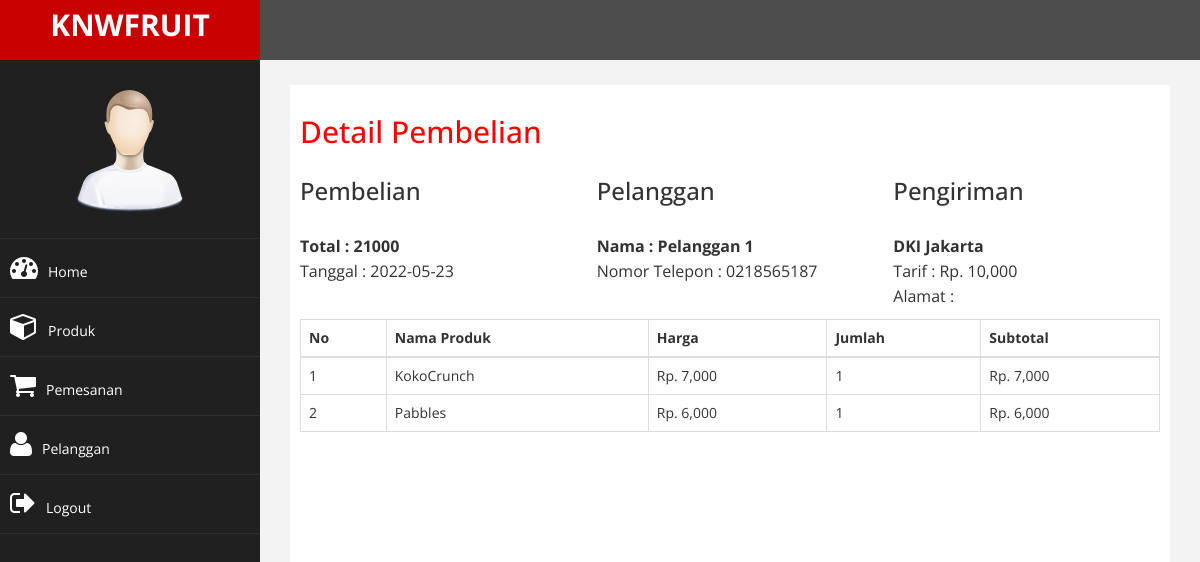
The page /admin/index.php?halaman=detail&id=17 (signed in) on the database its author committed.
### tables this page shows
CREATE TABLE `pemesanan` (
  `id_pembelian` int(11) NOT NULL,
  `id_pelanggan` int(11) NOT NULL,
  `id_ongkir` int(11) NOT NULL,
  `tanggal_pemesanan` date NOT NULL,
  `total_pemesanan` int(11) NOT NULL,
  `nama_kota` varchar(15) NOT NULL,
  `tarif` int(11) NOT NULL,
  `alamat_pengiriman` text NOT NULL,
  `status_pemesanan` varchar(15) NOT NULL DEFAULT 'pending'
);

CREATE TABLE `pelanggan` (
  `id_pelanggan` int(11) NOT NULL,
  `email_pelanggan` varchar(50) NOT NULL,
  `password_pelanggan` varchar(15) NOT NULL,
  `nama_pelanggan` varchar(50) NOT NULL,
  `telepon_pelanggan` varchar(15) NOT NULL,
  `alamat_pelanggan` text NOT NULL
);

CREATE TABLE `pemesanan_produk` (
  `id_pemesanan_produk` int(11) NOT NULL,
  `id_pembelian` int(11) NOT NULL,
  `id_produk` int(11) NOT NULL,
  `jumlah` int(100) NOT NULL,
  `nama` varchar(50) NOT NULL,
  `harga` int(11) NOT NULL,
  `subharga` int(11) NOT NULL
);

CREATE TABLE `produk` (
  `id_produk` int(11) NOT NULL,
  `nama_produk` varchar(25) NOT NULL,
  `harga_produk` int(11) NOT NULL,
  `foto_produk` varchar(50) NOT NULL,
  `deskripsi_produk` text NOT NULL,
  `stok_produk` int(10) NOT NULL
);

### admin/detail.php (the view)
<h2>Detail Pembelian</h2>
<?php
$ambil = $koneksi->query("SELECT * FROM pemesanan JOIN pelanggan ON pemesanan.id_pelanggan=pelanggan.id_pelanggan WHERE pemesanan.id_pembelian='$_GET[id]'");
$detail = $ambil->fetch_assoc();
?>
<div class="row">
	<div class="col-md-4">
		<h3>Pembelian</h3>
		<p>
			<strong>Total : <?php echo $detail['total_pemesanan']; ?></strong> <br>
			Tanggal : <?php echo $detail['tanggal_pemesanan']; ?>
		</p>
	</div>
	<div class="col-md-4">
		<h3>Pelanggan</h3>
		<p>
			<strong>Nama : <?php echo $detail['nama_pelanggan']; ?></strong> <br>
			Nomor Telepon : <?php echo $detail['telepon_pelanggan']; ?>
		</p>
	</div>
	<div class="col-md-4">
		<h3>Pengiriman</h3>
		<p>
			<strong><?php echo $detail["nama_kota"]; ?></strong> <br>
			Tarif : Rp. <?php echo number_format($detail["tarif"]); ?> <br>
			Alamat : <?php echo $detail["alamat_pengiriman"]; ?>
		</p>
	</div>
</div>
<table class="table table-bordered">
	<thead>
		<tr>
			<th>No</th>
			<th>Nama Produk</th>
			<th>Harga</th>
			<th>Jumlah</th>
			<th>Subtotal</th>
		</tr>
	</thead>
	<tbody>
		<?php $nomor=1; ?>
		<?php $ambil=$koneksi->query("SELECT * FROM pemesanan_produk JOIN produk ON pemesanan_produk.id_produk=produk.id_produk WHERE pemesanan_produk.id_pembelian='$_GET[id]' "); ?>
		<?php while($pecah=$ambil->fetch_assoc()) { ?>
		<tr>
			<td><?php echo $nomor; ?></td>
			<td><?php echo $pecah['nama_produk']; ?></td>
			<td>Rp. <?php echo number_format($pecah['harga_produk']) ; ?></td>
			<td><?php echo $pecah['jumlah']; ?></td>
			<td>
				Rp. <?php echo number_format ($pecah['harga_produk']*$pecah['jumlah']); ?>
			</td>
		</tr>
		<?php $nomor++; ?>
		<?php } ?>
	</tbody>
</table>

### admin/assets/css/custom.css (style rules this page uses)
body { font-family: 'Open Sans', sans-serif; }
h2 { color: #f00; }
p { font-size:16px; line-height:25px; padding-top:20px; }

### rows shown on the page
pemesanan: total_pemesanan "21000", tanggal_pemesanan "2022-05-23", id_pelanggan.nama_pelanggan "Pelanggan 1", id_pelanggan.telepon_pelanggan "0218565187", nama_kota "DKI Jakarta", tarif "10,000"
pemesanan_produk: id_produk.nama_produk "KokoCrunch", id_produk.harga_produk "7,000", jumlah "1", $pecah['harga_produk']*$pecah['jumlah'] "7,000"
pemesanan_produk: id_produk.nama_produk "Pabbles", id_produk.harga_produk "6,000", jumlah "1", $pecah['harga_produk']*$pecah['jumlah'] "6,000"
